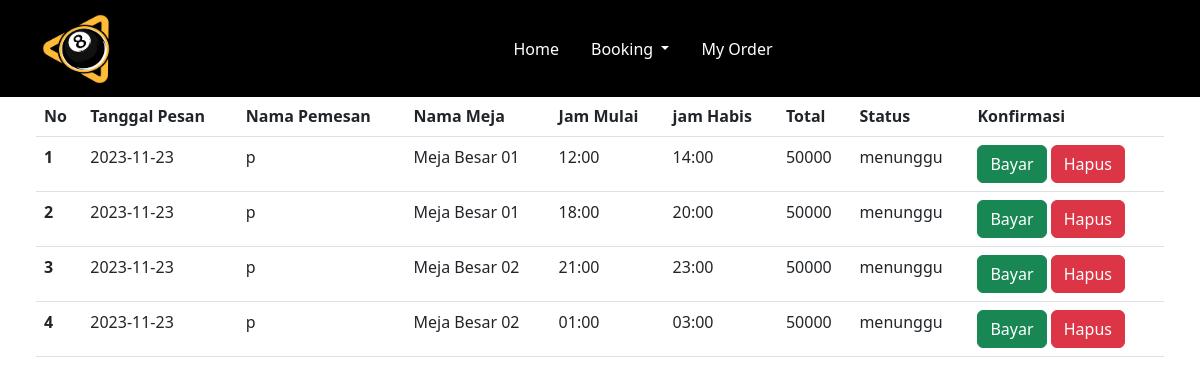
The app's page /user/bayar.php (signed in) with its own data.
### tables this page shows
CREATE TABLE `sewa` (
  `idsewa` int(11) NOT NULL,
  `iduser` int(11) NOT NULL,
  `idlap` int(11) NOT NULL,
  `tgl_pesan` date NOT NULL,
  `jmulai` varchar(11) NOT NULL,
  `jhabis` varchar(11) NOT NULL,
  `harga` int(11) NOT NULL,
  `tot` varchar(11) NOT NULL,
  `status` varchar(255) NOT NULL
);

CREATE TABLE `user` (
  `id_user` int(11) NOT NULL,
  `email` varchar(50) NOT NULL,
  `password` varchar(255) NOT NULL,
  `hp` varchar(20) NOT NULL,
  `jenis_kelamin` varchar(10) NOT NULL,
  `nama_lengkap` varchar(60) NOT NULL,
  `alamat` text NOT NULL,
  `foto` text NOT NULL,
  `reset_token_hash` varchar(64) DEFAULT NULL,
  `reset_token_expires_at` datetime DEFAULT NULL,
  `account_activation_hash` varchar(255) DEFAULT NULL
);

CREATE TABLE `lapangan` (
  `idlap` int(11) NOT NULL,
  `nm` varchar(35) NOT NULL,
  `ket` text NOT NULL,
  `harga` int(11) NOT NULL,
  `foto` text NOT NULL
);

### functions.php (called while the page is built, shortened)
<?php
$conn = mysqli_connect("localhost", "root", "", "db_futsal");
function query($query)
{
  global $conn;
  $result = mysqli_query($conn, $query);
  $rows = [];
  while ($row = mysqli_fetch_assoc($result)) {
    $rows[] = $row;
  }
  return $rows;
}
 ?>

### user/bayar.php (the view, shortened to what this page needs)
<?php
require "../functions.php";
$id_user = $_SESSION["id_user"];
$sewa = query("SELECT sewa.*, user.nama_lengkap, lapangan.nm, bayar.bukti, bayar.konfirmasi
FROM sewa
JOIN lapangan ON sewa.idlap = lapangan.idlap
JOIN user ON sewa.iduser = user.id_user
LEFT JOIN bayar ON sewa.idsewa = bayar.idsewa
WHERE sewa.iduser = '$id_user'");
?>
<!doctype html>
<html lang="en">
<head>
  <link rel="stylesheet" href="../css/keranjang.css">
  <link href="https://cdn.jsdelivr.net/npm/bootstrap@5.3.0-alpha3/dist/css/bootstrap.min.css" rel="stylesheet">
</head>
<body>
  <div class="container">
    <nav class="navbar fixed-top navbar-expand-lg" style="background-color: black;">
      <div class="container">
        <a class="navbar-brand" href="#">
          <img src="../assets/img/logo.png" alt="Logo" width="70" height="70" class="d-inline-block align-text-top">
        </a>
        <div class="collapse navbar-collapse" id="navbarSupportedContent">
          <ul class="navbar-nav mx-auto mb-2 mb-lg-0">
            <li class="nav-item">
              <a class="nav-link active text-white" aria-current="page" href="../indexuser.php">Home</a>
            </li>
            <li class="nav-item dropdown">
              <a class="nav-link dropdown-toggle text-white" href="#" role="button" data-bs-toggle="dropdown" aria-expanded="false">
                Booking
              </a>
            </li>
            <li class="nav-item">
              <a class="nav-link active text-white" aria-current="page" href="#">My Order</a>
            </li>
          </ul>
        </div>
      </div>
    </nav>
  </div>
  <section class="lapangan mb-5" id="lapangan" style="margin-top: 8%;">
    <div class="container-fluid">
      <form action="" method="post" enctype="multipart/form-data" class="px-4">
        <table class="table my-5">
          <thead>
            <tr>
              <th scope="col">No</th>
              <th scope="col">Tanggal Pesan</th>
              <th scope="col">Nama Pemesan</th>
              <th scope="col">Nama Meja</th>
              <th scope="col">Jam Mulai</th>
              <th scope="col">jam Habis</th>
              <th scope="col">Total</th>
              <th scope="col">Status</th>
              <th scope="col">Konfirmasi</th>
            </tr>
          </thead>
          <tbody>
            <?php $i = 1; ?>
            <?php foreach ($sewa as $row) : ?>
              <tr>
                <th scope="row"><?= $i++; ?></th>
                <td><?= $row["tgl_pesan"] ?></td>
                <td><?= $row["nama_lengkap"] ?></td>
                <td><?= $row["nm"] ?></td>
                <td><?= $row["jmulai"] ?></td>
                <td><?= $row["jhabis"] ?></td>
                <td><?= $row["tot"] ?></td>
                <td><?= $row["status"] ?></td>
                <td>
                  <?php
                  if ($row["konfirmasi"] == "Sudah Bayar" || $row["konfirmasi"] == "Terkonfirmasi") {
                    echo '<button type="button" class="btn btn-info" data-bs-toggle="modal" data-bs-target="#detailModal' . $row["idsewa"] . '">Detail</button> ';
                  } else {
                    echo '<button type="button" class="btn btn-inti btn btn-success" data-bs-toggle="modal" data-bs-target="#bayarModal' . $row["idsewa"] . '">Bayar</button>
                    <a href="" data-bs-toggle="modal" data-bs-target="#hapusModal' . $row["idsewa"] . '" class="btn btn-danger">Hapus</a>';
                  }
                  ?>
                </td>
              </tr>
            <?php endforeach; ?>
          </tbody>
        </table>
      </form>
    </div>
  </section>
</body>
</html>

### css/keranjang.css (style rules this page uses)
:root { --blue:#2980b9; --red:tomato; --orange:orange; --black:#333; --white:#fff; --bg-color:#eee; --dark-bg:rgba(0,0,0,.7); --box-shadow:0 .5rem 1rem rgba(0,0,0,.1); --border:.1rem solid #999; }
.nav-item { margin: 3px !important; padding: 5px; }

### records on screen
sewa: tgl_pesan "2023-11-23", iduser.nama_lengkap "p", idlap.nm "Meja Besar 01", jmulai "12:00", jhabis "14:00", tot "50000", status "menunggu"
sewa: tgl_pesan "2023-11-23", iduser.nama_lengkap "p", idlap.nm "Meja Besar 01", jmulai "18:00", jhabis "20:00", tot "50000", status "menunggu"
sewa: tgl_pesan "2023-11-23", iduser.nama_lengkap "p", idlap.nm "Meja Besar 02", jmulai "21:00", jhabis "23:00", tot "50000", status "menunggu"
sewa: tgl_pesan "2023-11-23", iduser.nama_lengkap "p", idlap.nm "Meja Besar 02", jmulai "01:00", jhabis "03:00", tot "50000", status "menunggu"
